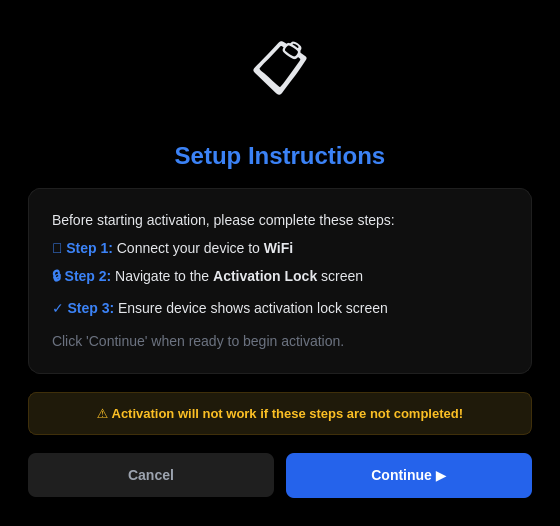
<?xml version="1.0" encoding="UTF-8"?>
<ui version="4.0">
 <class>SetupInstructionDialogUI</class>
 <widget class="QDialog" name="SetupInstructionDialogUI">
  <property name="geometry">
   <rect>
    <x>0</x>
    <y>0</y>
    <width>560</width>
    <height>480</height>
   </rect>
  </property>
  <property name="windowTitle">
   <string>Setup Instructions</string>
  </property>
  <property name="modal">
   <bool>true</bool>
  </property>
  <property name="styleSheet">
   <string notr="true">
QDialog {
    background-color: #000000;
    color: #e5e7eb;
    font-family: "Segoe UI", Arial, sans-serif;
}
QLabel {
    color: #e5e7eb;
    background: transparent;
    border: none;
}
QPushButton {
    background: #2563eb;
    color: white;
    border: none;
    border-radius: 8px;
    padding: 14px 32px;
    font-weight: 600;
    font-size: 14px;
}
QPushButton:hover {
    background: #3b82f6;
}
QPushButton:pressed {
    background: #1d4ed8;
}
QPushButton#btnCancel {
    background: #1f1f1f;
    color: #9ca3af;
}
QPushButton#btnCancel:hover {
    background: #2d2d2d;
}
   </string>
  </property>

  <layout class="QVBoxLayout" name="verticalLayout">
   <property name="spacing"><number>18</number></property>
   <property name="leftMargin"><number>28</number></property>
   <property name="topMargin"><number>28</number></property>
   <property name="rightMargin"><number>28</number></property>
   <property name="bottomMargin"><number>28</number></property>

   <!-- Icon and Title -->
   <item>
    <layout class="QVBoxLayout">
     <property name="spacing"><number>10</number></property>
     <item>
      <widget class="QLabel">
       <property name="text"><string>📋</string></property>
       <property name="alignment"><set>Qt::AlignCenter</set></property>
       <property name="styleSheet">
        <string notr="true">font-size: 56px; margin-bottom: 8px;</string>
       </property>
      </widget>
     </item>
     <item>
      <widget class="QLabel">
       <property name="font">
        <font>
         <pointsize>20</pointsize>
         <weight>75</weight>
         <bold>true</bold>
        </font>
       </property>
       <property name="text">
        <string>Setup Instructions</string>
       </property>
       <property name="alignment">
        <set>Qt::AlignCenter</set>
       </property>
       <property name="styleSheet">
        <string notr="true">
font-size: 24px;
font-weight: bold;
color: #3b82f6;
        </string>
       </property>
      </widget>
     </item>
    </layout>
   </item>

   <!-- Instructions Box -->
   <item>
    <widget class="QLabel">
     <property name="text">
      <string>&lt;html&gt;&lt;body&gt;
&lt;p style='margin-bottom: 12px;'&gt;Before starting activation, please complete these steps:&lt;/p&gt;

&lt;p style='margin: 10px 0;'&gt;&lt;b style='color: #3b82f6;'&gt;📶 Step 1:&lt;/b&gt; Connect your device to &lt;b&gt;WiFi&lt;/b&gt;&lt;/p&gt;

&lt;p style='margin: 10px 0;'&gt;&lt;b style='color: #3b82f6;'&gt;🔒 Step 2:&lt;/b&gt; Navigate to the &lt;b&gt;Activation Lock&lt;/b&gt; screen&lt;/p&gt;

&lt;p style='margin: 10px 0;'&gt;&lt;b style='color: #3b82f6;'&gt;✓ Step 3:&lt;/b&gt; Ensure device shows activation lock screen&lt;/p&gt;

&lt;p style='margin-top: 16px; color: #6b7280;'&gt;Click 'Continue' when ready to begin activation.&lt;/p&gt;
&lt;/body&gt;&lt;/html&gt;</string>
     </property>
     <property name="alignment">
      <set>Qt::AlignLeft|Qt::AlignTop</set>
     </property>
     <property name="wordWrap">
      <bool>true</bool>
     </property>
     <property name="textFormat">
      <enum>Qt::RichText</enum>
     </property>
     <property name="styleSheet">
      <string notr="true">
font-size: 14px;
color: #e5e7eb;
padding: 20px;
background-color: #0f0f0f;
border-radius: 12px;
border: 1px solid #1f1f1f;
line-height: 1.8;
      </string>
     </property>
    </widget>
   </item>

   <!-- Warning Box -->
   <item>
    <widget class="QLabel">
     <property name="text">
      <string>⚠️ Activation will not work if these steps are not completed!</string>
     </property>
     <property name="alignment">
      <set>Qt::AlignCenter</set>
     </property>
     <property name="wordWrap">
      <bool>true</bool>
     </property>
     <property name="styleSheet">
      <string notr="true">
font-size: 13px;
color: #fbbf24;
padding: 12px;
background-color: #1f1a0a;
border: 1px solid #3f2f0a;
border-radius: 8px;
font-weight: 600;
      </string>
     </property>
    </widget>
   </item>

   <!-- Spacer -->
   <item>
    <spacer>
     <property name="orientation">
      <enum>Qt::Vertical</enum>
     </property>
     <property name="sizeHint" stdset="0">
      <size><width>20</width><height>10</height></size>
     </property>
    </spacer>
   </item>

   <!-- Buttons -->
   <item>
    <layout class="QHBoxLayout">
     <property name="spacing"><number>12</number></property>
     <item>
      <widget class="QPushButton" name="btnCancel">
       <property name="minimumHeight"><number>46</number></property>
       <property name="text">
        <string>Cancel</string>
       </property>
      </widget>
     </item>
     <item>
      <widget class="QPushButton" name="btnContinue">
       <property name="minimumHeight"><number>46</number></property>
       <property name="text">
        <string>Continue ▶</string>
       </property>
      </widget>
     </item>
    </layout>
   </item>

  </layout>
 </widget>

 <resources/>
 <connections/>
</ui>
